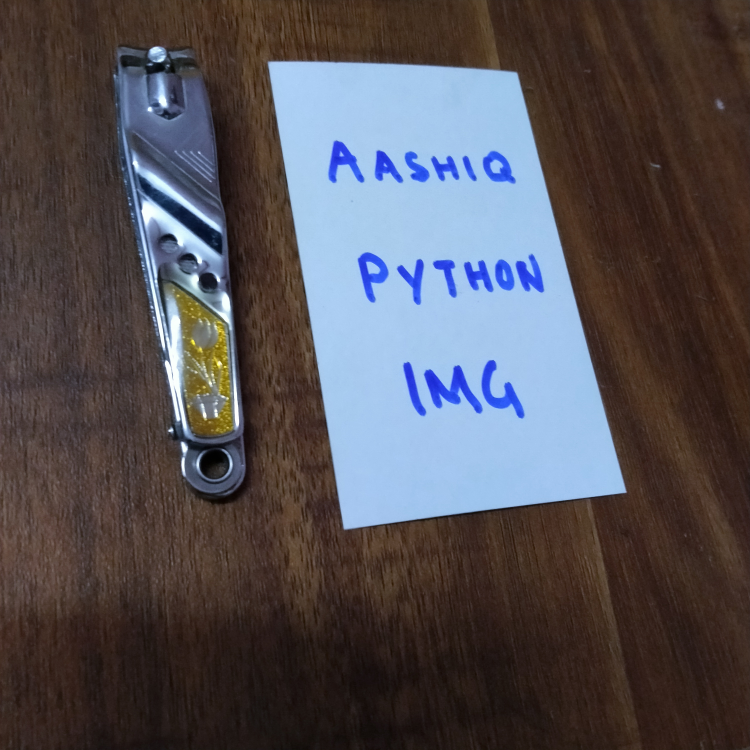
#> input picture day21-mar11/t3.jpg, 3000 x 3000 px (shown at 1/4 size)
$ python receipt-persp-trans-05.py
#> lines starting #> are read from the running program, lines starting #| are printed output that depends on the picture; after the words box and inside, x2 and y2 are one past the last pixel; in counts of white or black regions, pixels touching at a corner belong together
# [78 lines of commented-out code are left out]


import cv2
import numpy as np
import os


def transform(pos):
    # This function is used to find the corners of the object and the dimensions of the object
    pts = []
    n = len(pos)
    for i in range(n):
        pts.append(list(pos[i][0]))

    sums = {}
    diffs = {}
    tl = tr = bl = br = 0
    for i in pts:
        x = i[0]
        y = i[1]
        sum_val = x + y
        diff = y - x
        sums[sum_val] = i
        diffs[diff] = i

    if not sums or not diffs:
        print("Error: No valid sums or diffs found.")
        return None, None, None

    sums = sorted(sums.items())
    diffs = sorted(diffs.items())
    n = len(sums)

    if n == 0:
        print("Error: Empty lists after sorting.")
        return None, None, None

    rect = [sums[0][1], diffs[0][1], diffs[n - 1][1], sums[n - 1][1]]
    # top-left top-right bottom-left bottom-right

    h1 = np.sqrt((rect[0][0] - rect[2][0]) ** 2 + (rect[0][1] - rect[2][1]) ** 2)  # height of left side
    h2 = np.sqrt((rect[1][0] - rect[3][0]) ** 2 + (rect[1][1] - rect[3][1]) ** 2)  # height of right side
    h = max(h1, h2)

    w1 = np.sqrt((rect[0][0] - rect[1][0]) ** 2 + (rect[0][1] - rect[1][1]) ** 2)  # width of upper side
    w2 = np.sqrt((rect[2][0] - rect[3][0]) ** 2 + (rect[2][1] - rect[3][1]) ** 2)  # width of lower side
    w = max(w1, w2)

    return int(w), int(h), rect


# Get the absolute path to the script's directory
script_dir = os.path.dirname(os.path.abspath(__file__))

# Specify the file path using the absolute path
img_path = os.path.join(script_dir, 't3.jpg')

# Load the image
img = cv2.imread(img_path)
#> img is the input picture: shape (3000, 3000, 3); mean B, G, R 85, 80.1, 84.2

# Check if the image is loaded successfully
if img is None:
    print(f"Error: Unable to load the image at {img_path}")
else:
    # Resize the image
    r = 500.0 / img.shape[1]
#> r = 0.167
    dim = (500, int(img.shape[0] * r))
#> dim = (500, 500)
    img = cv2.resize(img, dim, interpolation=cv2.INTER_AREA)
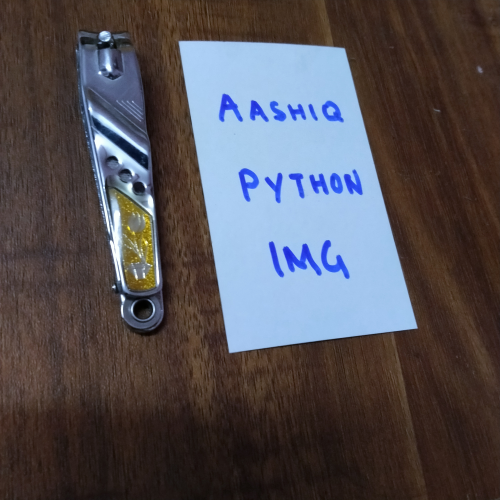
#> img: shape (500, 500, 3); mean B, G, R 85, 80.1, 84.2

    cv2.imshow('INPUT', img)
    gray = cv2.cvtColor(img, cv2.COLOR_BGR2GRAY)
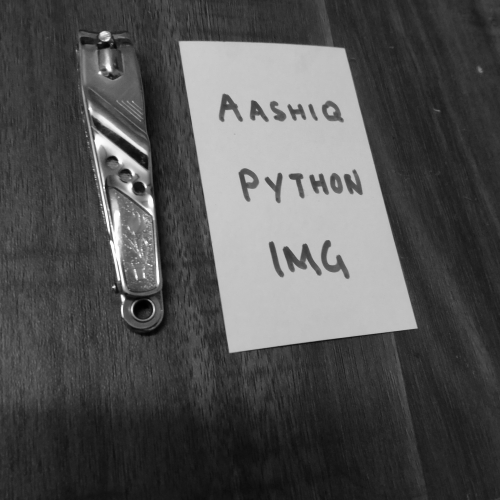
#> gray: shape (500, 500); min 1, max 254, mean 81.9
    gray = cv2.GaussianBlur(gray, (11, 11), 0)
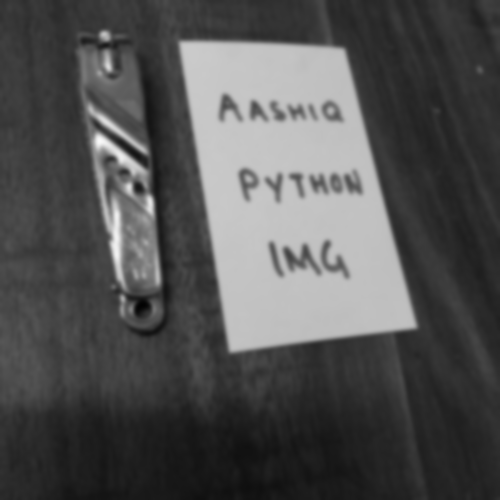
#> gray: shape (500, 500); min 2, max 249, mean 81.9
    edge = cv2.Canny(gray, 100, 200)
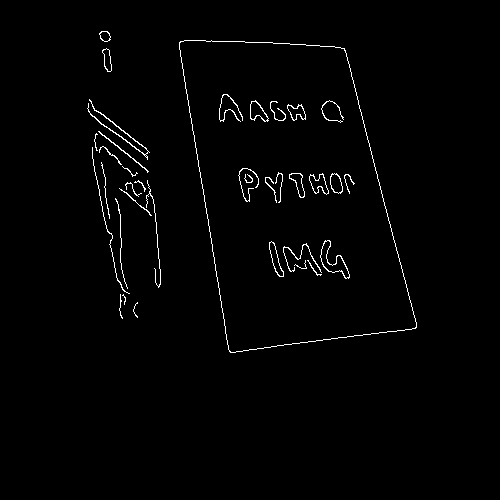
#> edge: shape (500, 500); 1.4% white in thin lines or dots, all inside (x1, y1, x2, y2) = (87, 31, 417, 353)

    # Find contours
    contours, _ = cv2.findContours(edge.copy(), cv2.RETR_EXTERNAL, cv2.CHAIN_APPROX_SIMPLE)
#> contours = 18 contours, 13 with area under 20; largest, box (x1, y1, x2, y2) and area: (179, 40, 417, 353) 53033, (102, 48, 112, 72) 132, (87, 99, 150, 160) 87, (99, 31, 111, 42) 86, (98, 131, 149, 173) 40
    cv2.drawContours(img, contours, -1, [0, 0, 255], 2)
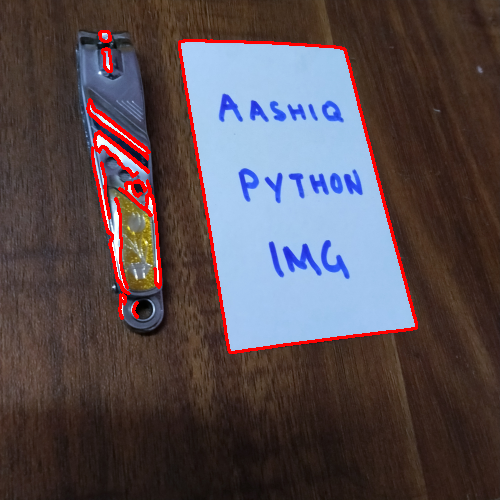
#> img: shape (500, 500, 3); 2.72% of pixels changed, all inside (x1, y1, x2, y2) = (86, 30, 418, 354)
    cv2.imshow('Contours', img)

    # Find the largest contour
    max_area = 0
    pos = None
    for contour in contours:
        area = cv2.contourArea(contour)
        if area > max_area:
            max_area = area
            pos = contour
#> this loop made 18 passes
#> (area, max_area) on passes 14 to 17: (39.5, 39.5), (87, 87), (132, 132), (53033, 53033)
#> area on pass 18: 85.5
#> after the loop, max_area = 53033; pos = contour of 320 points, box (x1, y1, x2, y2) (179, 40, 417, 353), area 53033

    if pos is not None:
        peri = cv2.arcLength(pos, True)
#> peri = 1006.3
        approx = cv2.approxPolyDP(pos, 0.02 * peri, True)
#> approx = [[180, 41], [229, 351], [415, 328], [344, 48]]

        size = img.shape
#> size = (500, 500, 3)
        w, h, arr = transform(approx)
#> in transform, `n = len(pos)`: n = 4
#> after the loop in transform, `for i in range(n):`: pts = [[180, 41], [229, 351], [415, 328], [344, 48]]
#> the loop in transform, `for i in pts:` made 4 passes
#> (x, y, sum_val, diff) on passes 1 to 4: (180, 41, 221, -139), (229, 351, 580, 122), (415, 328, 743, -87), (344, 48, 392, -296)
#> after the loop in transform, `for i in pts:`: diffs = {-139: [180, 41], 122: [229, 351], -87: [415, 328], -296: [344, 48]}; sums = {221: [180, 41], 580: [229, 351], 743: [415, 328], 392: [344, 48]}
#> in transform, `sums = sorted(sums.items())`: sums = [(221, [180, 41]), (392, [344, 48]), (580, [229, 351]), (743, [415, 328])]
#> in transform, `diffs = sorted(diffs.items())`: diffs = [(-296, [344, 48]), (-139, [180, 41]), (-87, [415, 328]), (122, [229, 351])]
#> in transform, `rect = [sums[0][1], diffs[0][1], diffs[n - 1][1], sums[n - 1][1]]`: rect = [[180, 41], [344, 48], [229, 351], [415, 328]]
#> in transform, `h1 = np.sqrt((rect[0][0] - rect[2][0]) ** 2 + (rect[0][1] - rect[2][1]..`: h1 = 313.8
#> in transform, `h2 = np.sqrt((rect[1][0] - rect[3][0]) ** 2 + (rect[1][1] - rect[3][1]..`: h2 = 288.9
#> in transform, `h = max(h1, h2)`: h = 313.8
#> in transform, `w1 = np.sqrt((rect[0][0] - rect[1][0]) ** 2 + (rect[0][1] - rect[1][1]..`: w1 = 164.1
#> in transform, `w2 = np.sqrt((rect[2][0] - rect[3][0]) ** 2 + (rect[2][1] - rect[3][1]..`: w2 = 187.4
#> w = 187; h = 313; arr = [[180, 41], [344, 48], [229, 351], [415, 328]]

        if w is not None and h is not None and arr is not None:
            pts2 = np.float32([[0, 0], [w, 0], [0, h], [w, h]])
#> pts2 = [[0, 0], [187, 0], [0, 313], [187, 313]]
            pts1 = np.float32(arr)
#> pts1 = [[180, 41], [344, 48], [229, 351], [415, 328]]
            M = cv2.getPerspectiveTransform(pts1, pts2)
#> M = [[0.978, -0.155, -169.8], [-0.0479, 1.12, -37.35], [-0.000518, 0.000631, 1]]
            dst = cv2.warpPerspective(img, M, (w, h))
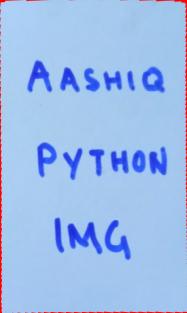
#> dst: shape (313, 187, 3); mean B, G, R 235.1, 189.3, 157.5
            image = cv2.cvtColor(dst, cv2.COLOR_BGR2GRAY)
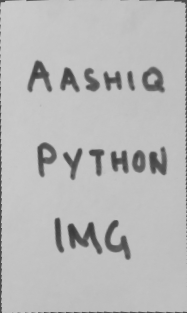
#> image: shape (313, 187); min 59, max 204, mean 184.9
            image = cv2.resize(image, (w, h), interpolation=cv2.INTER_AREA)
            cv2.imshow('OUTPUT', image)
            cv2.imwrite("output.jpg", image)
        else:
            print("Error: Failed to transform the image.")
    else:
        print("No contour found.")

    cv2.waitKey(0)
    cv2.destroyAllWindows()


# [108 lines of commented-out code are left out]

$ run again, with day21-mar11/t1.jpg copied over day21-mar11/t3.jpg
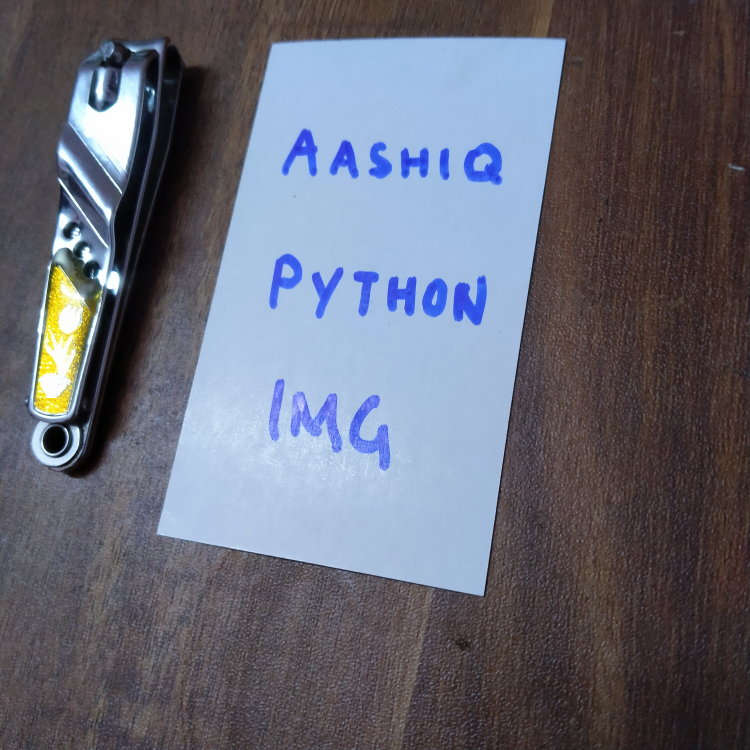
#> input picture day21-mar11/t1.jpg, 3000 x 3000 px (shown at 1/4 size)
#> img is the input picture: shape (3000, 3000, 3); mean B, G, R 117.1, 104.2, 102.1
#> `edge = cv2.Canny(gray, 100, 200)`:
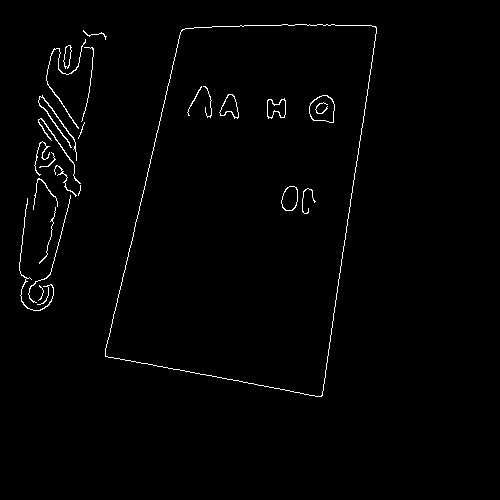
#> edge: shape (500, 500); 1.2% white in thin lines or dots, all inside (x1, y1, x2, y2) = (19, 24, 377, 397)
#> contours = 17 contours, 9 with area under 20; largest, box (x1, y1, x2, y2) and area: (105, 24, 377, 397) 73569, (63, 45, 72, 69) 114, (38, 95, 77, 161) 66, (38, 118, 81, 184) 50, (46, 39, 86, 129) 44, (19, 198, 54, 311) 30, (54, 165, 77, 197) 22, (34, 141, 50, 176) 20
#> the loop `for contour in contours:` made 17 passes
#> (area, max_area) on passes 3, 11, 12, 14, 17: (30.5, 30.5), (50, 50), (65.5, 65.5), (114.5, 114.5), (73569, 73569)
#> after the loop `for contour in contours:`: max_area = 73569; pos = contour of 384 points, box (x1, y1, x2, y2) (105, 24, 377, 397), area 73569
#> peri = 1185.5
#> approx = [[375, 26], [181, 30], [105, 356], [322, 395]]
#> n = 4
#> after the loop in transform, `for i in range(n):`: pts = [[375, 26], [181, 30], [105, 356], [322, 395]]
#> the loop in transform, `for i in pts:` made 4 passes
#> (x, y, sum_val, diff) on passes 1 to 4: (375, 26, 401, -349), (181, 30, 211, -151), (105, 356, 461, 251), (322, 395, 717, 73)
#> after the loop in transform, `for i in pts:`: diffs = {-349: [375, 26], -151: [181, 30], 251: [105, 356], 73: [322, 395]}; sums = {401: [375, 26], 211: [181, 30], 461: [105, 356], 717: [322, 395]}
#> in transform, `sums = sorted(sums.items())`: sums = [(211, [181, 30]), (401, [375, 26]), (461, [105, 356]), (717, [322, 395])]
#> in transform, `diffs = sorted(diffs.items())`: diffs = [(-349, [375, 26]), (-151, [181, 30]), (73, [322, 395]), (251, [105, 356])]
#> rect = [[181, 30], [375, 26], [105, 356], [322, 395]]
#> h1 = 334.7
#> h2 = 372.8
#> w1 = 194
#> w2 = 220.5
#> `w, h, arr = transform(approx)`: w = 220; h = 372; arr = [[181, 30], [375, 26], [105, 356], [322, 395]]
#> pts2 = [[0, 0], [220, 0], [0, 372], [220, 372]]
#> pts1 = [[181, 30], [375, 26], [105, 356], [322, 395]]
#> M = [[1.45, 0.339, -273.5], [0.0312, 1.51, -50.99], [0.00069, 0.000691, 1]]
#> `image = cv2.cvtColor(dst, cv2.COLOR_BGR2GRAY)`:
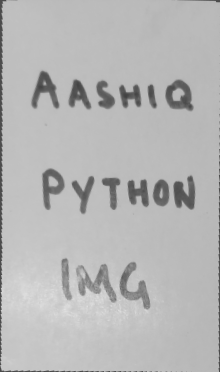
#> image: shape (372, 220); min 65, max 224, mean 182.7
